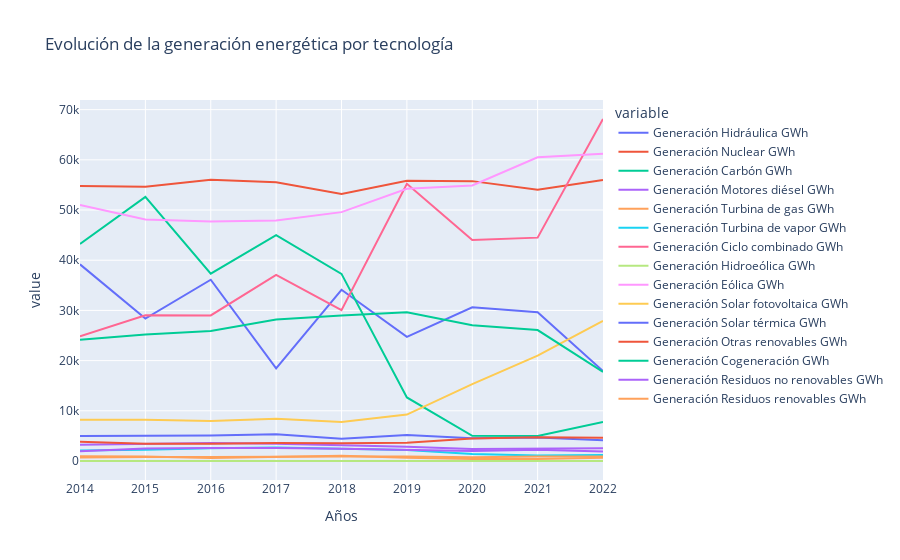

The code cell stored with this chart in its notebook:
### Markdown cell above
**EVOLUCIÓN DE LA GENERACIÓN ENERGÉTICA POR TECNOLOGÍA**

### Code cell
px.line(data_frame = gen_x_tecnologia,
        x = "Años",
        y = gen_x_tecnologia.columns[1:],
        title = "Evolución de la generación energética por tecnología")

### Figure 1 — Plotly figure (JSON) as saved in the notebook; plotly's stock layout.template omitted (floating-point values rounded to 4 significant figures)
{"data": [{"hovertemplate": "variable=Generación Hidráulica GWh<br>Años=%{x}<br>value=%{y}<extra></extra>", "legendgroup": "Generación Hidráulica GWh", "line": {"color": "#636efa", "dash": "solid"}, "marker": {"symbol": "circle"}, "mode": "lines", "name": "Generación Hidráulica GWh", "orientation": "v", "showlegend": true, "type": "scatter", "x": ["2014", "2015", "2016", "2017", "2018", "2019", "2020", "2021", "2022"], "xaxis": "x", "y": [39180.0, 28380.0, 36110.0, 18450.0, 34120.0, 24720.0, 30630.0, 29630.0, 17910.0], "yaxis": "y"}, {"hovertemplate": "variable=Generación Nuclear GWh<br>Años=%{x}<br>value=%{y}<extra></extra>", "legendgroup": "Generación Nuclear GWh", "line": {"color": "#EF553B", "dash": "solid"}, "marker": {"symbol": "circle"}, "mode": "lines", "name": "Generación Nuclear GWh", "orientation": "v", "showlegend": true, "type": "scatter", "x": ["2014", "2015", "2016", "2017", "2018", "2019", "2020", "2021", "2022"], "xaxis": "x", "y": [54780.0, 54660.0, 56020.0, 55540.0, 53200.0, 55820.0, 55760.0, 54040.0, 55980.0], "yaxis": "y"}, {"hovertemplate": "variable=Generación Carbón GWh<br>Años=%{x}<br>value=%{y}<extra></extra>", "legendgroup": "Generación Carbón GWh", "line": {"color": "#00cc96", "dash": "solid"}, "marker": {"symbol": "circle"}, "mode": "lines", "name": "Generación Carbón GWh", "orientation": "v", "showlegend": true, "type": "scatter", "x": ["2014", "2015", "2016", "2017", "2018", "2019", "2020", "2021", "2022"], "xaxis": "x", "y": [43250.0, 52620.0, 37310.0, 45020.0, 37280.0, 12670.0, 5021.0, 4983.0, 7765.0], "yaxis": "y"}, {"hovertemplate": "variable=Generación Motores diésel GWh<br>Años=%{x}<br>value=%{y}<extra></extra>", "legendgroup": "Generación Motores diésel GWh", "line": {"color": "#ab63fa", "dash": "solid"}, "marker": {"symbol": "circle"}, "mode": "lines", "name": "Generación Motores diésel GWh", "orientation": "v", "showlegend": true, "type": "scatter", "x": ["2014", "2015", "2016", "2017", "2018", "2019", "2020", "2021", "2022"], "xaxis": "x", "y": [3227.0, 3345.0, 3602.0, 3456.0, 3178.0, 2836.0, 2399.0, 2517.0, 2548.0], "yaxis": "y"}, {"hovertemplate": "variable=Generación Turbina de gas GWh<br>Años=%{x}<br>value=%{y}<extra></extra>", "legendgroup": "Generación Turbina de gas GWh", "line": {"color": "#FFA15A", "dash": "solid"}, "marker": {"symbol": "circle"}, "mode": "lines", "name": "Generación Turbina de gas GWh", "orientation": "v", "showlegend": true, "type": "scatter", "x": ["2014", "2015", "2016", "2017", "2018", "2019", "2020", "2021", "2022"], "xaxis": "x", "y": [947.0, 915.8, 616.0, 871.2, 1049.0, 670.5, 406.6, 423.6, 657.5], "yaxis": "y"}, {"hovertemplate": "variable=Generación Turbina de vapor GWh<br>Años=%{x}<br>value=%{y}<extra></extra>", "legendgroup": "Generación Turbina de vapor GWh", "line": {"color": "#19d3f3", "dash": "solid"}, "marker": {"symbol": "circle"}, "mode": "lines", "name": "Generación Turbina de vapor GWh", "orientation": "v", "showlegend": true, "type": "scatter", "x": ["2014", "2015", "2016", "2017", "2018", "2019", "2020", "2021", "2022"], "xaxis": "x", "y": [2071.0, 2223.0, 2536.0, 2674.0, 2455.0, 2189.0, 1388.0, 1108.0, 1207.0], "yaxis": "y"}, {"hovertemplate": "variable=Generación Ciclo combinado GWh<br>Años=%{x}<br>value=%{y}<extra></extra>", "legendgroup": "Generación Ciclo combinado GWh", "line": {"color": "#FF6692", "dash": "solid"}, "marker": {"symbol": "circle"}, "mode": "lines", "name": "Generación Ciclo combinado GWh", "orientation": "v", "showlegend": true, "type": "scatter", "x": ["2014", "2015", "2016", "2017", "2018", "2019", "2020", "2021", "2022"], "xaxis": "x", "y": [24830.0, 29030.0, 29010.0, 37070.0, 30040.0, 55240.0, 44020.0, 44500.0, 68140.0], "yaxis": "y"}, {"hovertemplate": "variable=Generación Hidroeólica GWh<br>Años=%{x}<br>value=%{y}<extra></extra>", "legendgroup": "Generación Hidroeólica GWh", "line": {"color": "#B6E880", "dash": "solid"}, "marker": {"symbol": "circle"}, "mode": "lines", "name": "Generación Hidroeólica GWh", "orientation": "v", "showlegend": true, "type": "scatter", "x": ["2014", "2015", "2016", "2017", "2018", "2019", "2020", "2021", "2022"], "xaxis": "x", "y": [0.89, 8.21, 17.89, 20.23, 23.66, 23.25, 19.54, 23.1, 22.88], "yaxis": "y"}, {"hovertemplate": "variable=Generación Eólica GWh<br>Años=%{x}<br>value=%{y}<extra></extra>", "legendgroup": "Generación Eólica GWh", "line": {"color": "#FF97FF", "dash": "solid"}, "marker": {"symbol": "circle"}, "mode": "lines", "name": "Generación Eólica GWh", "orientation": "v", "showlegend": true, "type": "scatter", "x": ["2014", "2015", "2016", "2017", "2018", "2019", "2020", "2021", "2022"], "xaxis": "x", "y": [51030.0, 48120.0, 47700.0, 47910.0, 49580.0, 54250.0, 54910.0, 60530.0, 61190.0], "yaxis": "y"}, {"hovertemplate": "variable=Generación Solar fotovoltaica GWh<br>Años=%{x}<br>value=%{y}<extra></extra>", "legendgroup": "Generación Solar fotovoltaica GWh", "line": {"color": "#FECB52", "dash": "solid"}, "marker": {"symbol": "circle"}, "mode": "lines", "name": "Generación Solar fotovoltaica GWh", "orientation": "v", "showlegend": true, "type": "scatter", "x": ["2014", "2015", "2016", "2017", "2018", "2019", "2020", "2021", "2022"], "xaxis": "x", "y": [8208.0, 8244.0, 7977.0, 8398.0, 7766.0, 9252.0, 15300.0, 20980.0, 27900.0], "yaxis": "y"}, {"hovertemplate": "variable=Generación Solar térmica GWh<br>Años=%{x}<br>value=%{y}<extra></extra>", "legendgroup": "Generación Solar térmica GWh", "line": {"color": "#636efa", "dash": "solid"}, "marker": {"symbol": "circle"}, "mode": "lines", "name": "Generación Solar térmica GWh", "orientation": "v", "showlegend": true, "type": "scatter", "x": ["2014", "2015", "2016", "2017", "2018", "2019", "2020", "2021", "2022"], "xaxis": "x", "y": [4959.0, 5085.0, 5071.0, 5348.0, 4424.0, 5166.0, 4538.0, 4706.0, 4123.0], "yaxis": "y"}, {"hovertemplate": "variable=Generación Otras renovables GWh<br>Años=%{x}<br>value=%{y}<extra></extra>", "legendgroup": "Generación Otras renovables GWh", "line": {"color": "#EF553B", "dash": "solid"}, "marker": {"symbol": "circle"}, "mode": "lines", "name": "Generación Otras renovables GWh", "orientation": "v", "showlegend": true, "type": "scatter", "x": ["2014", "2015", "2016", "2017", "2018", "2019", "2020", "2021", "2022"], "xaxis": "x", "y": [3816.0, 3433.0, 3426.0, 3610.0, 3557.0, 3618.0, 4482.0, 4720.0, 4657.0], "yaxis": "y"}, {"hovertemplate": "variable=Generación Cogeneración GWh<br>Años=%{x}<br>value=%{y}<extra></extra>", "legendgroup": "Generación Cogeneración GWh", "line": {"color": "#00cc96", "dash": "solid"}, "marker": {"symbol": "circle"}, "mode": "lines", "name": "Generación Cogeneración GWh", "orientation": "v", "showlegend": true, "type": "scatter", "x": ["2014", "2015", "2016", "2017", "2018", "2019", "2020", "2021", "2022"], "xaxis": "x", "y": [24150.0, 25200.0, 25910.0, 28210.0, 29010.0, 29620.0, 27030.0, 26090.0, 17750.0], "yaxis": "y"}, {"hovertemplate": "variable=Generación Residuos no renovables GWh<br>Años=%{x}<br>value=%{y}<extra></extra>", "legendgroup": "Generación Residuos no renovables GWh", "line": {"color": "#ab63fa", "dash": "solid"}, "marker": {"symbol": "circle"}, "mode": "lines", "name": "Generación Residuos no renovables GWh", "orientation": "v", "showlegend": true, "type": "scatter", "x": ["2014", "2015", "2016", "2017", "2018", "2019", "2020", "2021", "2022"], "xaxis": "x", "y": [1966.0, 2480.0, 2607.0, 2608.0, 2435.0, 2222.0, 2016.0, 2239.0, 1900.0], "yaxis": "y"}, {"hovertemplate": "variable=Generación Residuos renovables GWh<br>Años=%{x}<br>value=%{y}<extra></extra>", "legendgroup": "Generación Residuos renovables GWh", "line": {"color": "#FFA15A", "dash": "solid"}, "marker": {"symbol": "circle"}, "mode": "lines", "name": "Generación Residuos renovables GWh", "orientation": "v", "showlegend": true, "type": "scatter", "x": ["2014", "2015", "2016", "2017", "2018", "2019", "2020", "2021", "2022"], "xaxis": "x", "y": [678.1, 818.0, 785.4, 877.0, 874.1, 889.8, 725.6, 877.9, 877.7], "yaxis": "y"}], "layout": {"legend": {"title": {"text": "variable"}, "tracegroupgap": 0}, "title": {"text": "Evolución de la generación energética por tecnología"}, "xaxis": {"anchor": "y", "domain": [0, 1], "title": {"text": "Años"}}, "yaxis": {"anchor": "x", "domain": [0, 1], "title": {"text": "value"}}}}
